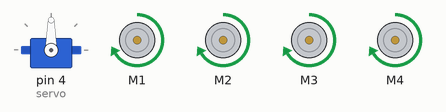
The sketch below on a simulated Arduino Uno, built with avr-gcc and run on an emulated ATmega328P. Parts: servo, 4 × DC motor (green arrow = forward, orange = backward, longer = faster). What the sketch prints to the serial monitor is not drawn.

Above: at 0.1 s.
Timing chart, 0 to 1.6 s (numbered marks = the images above):
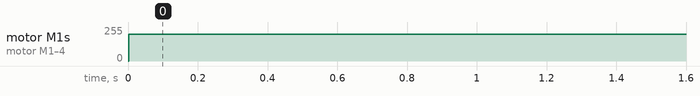

Measured:
- by itself, motor M1–4: stopped → forward 200/255 at 0.00 s

The sketch:

MotoresShield.ino
```cpp
#include <Wire.h>
#include <Adafruit_MotorShield.h>
#include "utility/Adafruit_MS_PWMServoDriver.h"
#include <Servo.h>

Servo servo;

Adafruit_MotorShield MotDerEnf = Adafruit_MotorShield();
Adafruit_MotorShield MotDerAtr = Adafruit_MotorShield();

Adafruit_DCMotor *MDE = MotDerEnf.getMotor(1);
Adafruit_DCMotor *MDA = MotDerAtr.getMotor(2);

Adafruit_MotorShield MotIzqEnf = Adafruit_MotorShield();
Adafruit_MotorShield MotIzqAtr = Adafruit_MotorShield();

Adafruit_DCMotor *MIE = MotIzqEnf.getMotor(3);
Adafruit_DCMotor *MIA = MotIzqAtr.getMotor(4);

byte velMDE = 200; //MIA
byte velMDA = 200; //MDA
byte velMIE = 200; //MDE
byte velMIA = 200; //MIE

int encoderValue = 0;

void count(void); // code for counting the increasing values of encoder ticks void setup()


void setup() {
  Serial.begin(9600);
  while(!Serial);
  servo.attach(4);

  MotDerEnf.begin();
  MotDerAtr.begin();
  MotIzqEnf.begin();
  MotIzqAtr.begin();

  MDE->run(RELEASE);
  MDA->run(RELEASE);
  MIE->run(RELEASE);
  MIA->run(RELEASE);

  pinMode(8, INPUT);

  attachInterrupt(8, count, RISING);

  encoderValue = 0;

}

void count()
{
  encoderValue++;
}

//Funcion que pone a los motores para avanzar
void Adelante()
{
  MDE->run(FORWARD);
  MDA->run(FORWARD);
  MIE->run(FORWARD);
  MIA->run(FORWARD);

  MDE->setSpeed(velMDE);
  MDA->setSpeed(velMDA);
  MIE->setSpeed(velMIE);
  MIA->setSpeed(velMIA);
}

//Funcion que detiene los motores
void Detenerse()
{
  MDE->run(RELEASE);
  MDA->run(RELEASE);
  MIE->run(RELEASE);
  MIA->run(RELEASE);
}

//Funcion que pone a los motores para ir de reversa
void Atras()
{
  MDE->run(BACKWARD);
  MDA->run(BACKWARD);
  MIE->run(BACKWARD);
  MIA->run(BACKWARD);

  MDE->setSpeed(velMDE);
  MDA->setSpeed(velMDA);
  MIE->setSpeed(velMIE);
  MIA->setSpeed(velMIA);
}

//analogWrite de los motores para girar a la derecha
void Derecha()
{
  MDE->run(BACKWARD);
  MDA->run(BACKWARD);
  MIE->run(FORWARD);
  MIA->run(FORWARD);

  MDE->setSpeed(velMDE);
  MDA->setSpeed(velMDA);
  MIE->setSpeed(velMIE);
  MIA->setSpeed(velMIA);
}
//analogWrite de los motores para girar a la izquierda
void Izquierda()
{
  MDE->run(FORWARD);
  MDA->run(FORWARD);
  MIE->run(BACKWARD);
  MIA->run(BACKWARD);

  MDE->setSpeed(velMDE);
  MDA->setSpeed(velMDA);
  MIE->setSpeed(velMIE);
  MIA->setSpeed(velMIA);
}

void Adelate30()
{
  encoderValue = 0;
  Adelante();
  while (encoderValue < 100)
  {
    Serial.println(encoderValue);
  }
  Detenerse();
}
void loop() {
  Adelate30();
  Serial.println(encoderValue);
  delay(1000);
}
```
